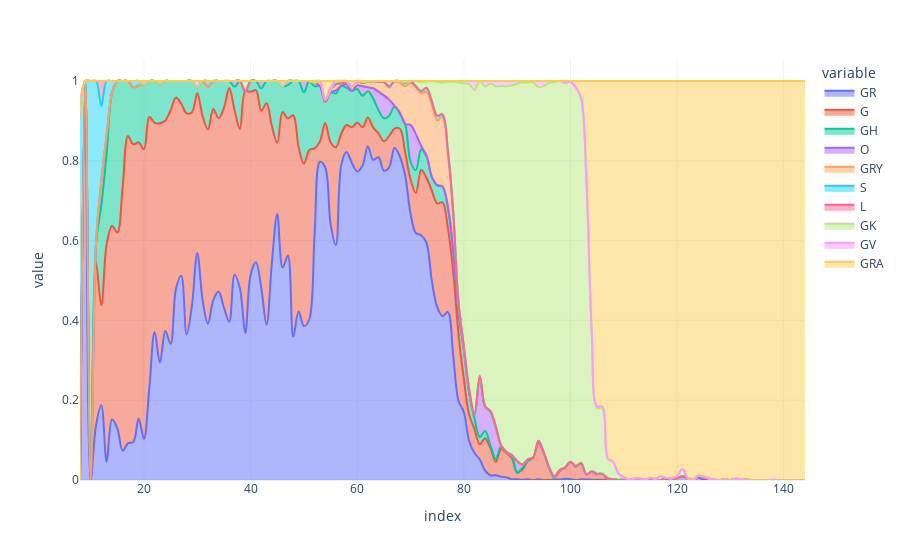

Here is the notebook cell this chart was saved with:
### Markdown cell above
100 Percent Stacked Area Chart from clade counts

### Code cell
fig = px.area(
    clado.divide(
        clado.sum(axis=1), 
        axis=0),
    line_shape="spline",
    template="plotly_white"
    )
fig.show()

### Figure 1 — Plotly figure (JSON) as saved in the notebook; plotly's stock layout.template omitted (floating-point values rounded to 4 significant figures; data arrays with more than 128 entries replaced by an {"elided": "..."} marker saying what was removed)
{"data": [{"hovertemplate": "variable=GR<br>index=%{x}<br>value=%{y}<extra></extra>", "legendgroup": "GR", "line": {"color": "#636efa", "shape": "spline"}, "marker": {"symbol": "circle"}, "mode": "lines", "name": "GR", "orientation": "v", "showlegend": true, "stackgroup": "1", "type": "scatter", "x": {"elided": "137 int values"}, "xaxis": "x", "y": {"elided": "137 float values"}, "yaxis": "y"}, {"hovertemplate": "variable=G<br>index=%{x}<br>value=%{y}<extra></extra>", "legendgroup": "G", "line": {"color": "#EF553B", "shape": "spline"}, "marker": {"symbol": "circle"}, "mode": "lines", "name": "G", "orientation": "v", "showlegend": true, "stackgroup": "1", "type": "scatter", "x": {"elided": "137 int values"}, "xaxis": "x", "y": {"elided": "137 float values"}, "yaxis": "y"}, {"hovertemplate": "variable=GH<br>index=%{x}<br>value=%{y}<extra></extra>", "legendgroup": "GH", "line": {"color": "#00cc96", "shape": "spline"}, "marker": {"symbol": "circle"}, "mode": "lines", "name": "GH", "orientation": "v", "showlegend": true, "stackgroup": "1", "type": "scatter", "x": {"elided": "137 int values"}, "xaxis": "x", "y": {"elided": "137 float values"}, "yaxis": "y"}, {"hovertemplate": "variable=O<br>index=%{x}<br>value=%{y}<extra></extra>", "legendgroup": "O", "line": {"color": "#ab63fa", "shape": "spline"}, "marker": {"symbol": "circle"}, "mode": "lines", "name": "O", "orientation": "v", "showlegend": true, "stackgroup": "1", "type": "scatter", "x": {"elided": "137 int values"}, "xaxis": "x", "y": {"elided": "137 float values"}, "yaxis": "y"}, {"hovertemplate": "variable=GRY<br>index=%{x}<br>value=%{y}<extra></extra>", "legendgroup": "GRY", "line": {"color": "#FFA15A", "shape": "spline"}, "marker": {"symbol": "circle"}, "mode": "lines", "name": "GRY", "orientation": "v", "showlegend": true, "stackgroup": "1", "type": "scatter", "x": {"elided": "137 int values"}, "xaxis": "x", "y": {"elided": "137 float values"}, "yaxis": "y"}, {"hovertemplate": "variable=S<br>index=%{x}<br>value=%{y}<extra></extra>", "legendgroup": "S", "line": {"color": "#19d3f3", "shape": "spline"}, "marker": {"symbol": "circle"}, "mode": "lines", "name": "S", "orientation": "v", "showlegend": true, "stackgroup": "1", "type": "scatter", "x": {"elided": "137 int values"}, "xaxis": "x", "y": {"elided": "137 float values"}, "yaxis": "y"}, {"hovertemplate": "variable=L<br>index=%{x}<br>value=%{y}<extra></extra>", "legendgroup": "L", "line": {"color": "#FF6692", "shape": "spline"}, "marker": {"symbol": "circle"}, "mode": "lines", "name": "L", "orientation": "v", "showlegend": true, "stackgroup": "1", "type": "scatter", "x": {"elided": "137 int values"}, "xaxis": "x", "y": {"elided": "137 float values"}, "yaxis": "y"}, {"hovertemplate": "variable=GK<br>index=%{x}<br>value=%{y}<extra></extra>", "legendgroup": "GK", "line": {"color": "#B6E880", "shape": "spline"}, "marker": {"symbol": "circle"}, "mode": "lines", "name": "GK", "orientation": "v", "showlegend": true, "stackgroup": "1", "type": "scatter", "x": {"elided": "137 int values"}, "xaxis": "x", "y": {"elided": "137 float values"}, "yaxis": "y"}, {"hovertemplate": "variable=GV<br>index=%{x}<br>value=%{y}<extra></extra>", "legendgroup": "GV", "line": {"color": "#FF97FF", "shape": "spline"}, "marker": {"symbol": "circle"}, "mode": "lines", "name": "GV", "orientation": "v", "showlegend": true, "stackgroup": "1", "type": "scatter", "x": {"elided": "137 int values"}, "xaxis": "x", "y": {"elided": "137 float values"}, "yaxis": "y"}, {"hovertemplate": "variable=GRA<br>index=%{x}<br>value=%{y}<extra></extra>", "legendgroup": "GRA", "line": {"color": "#FECB52", "shape": "spline"}, "marker": {"symbol": "circle"}, "mode": "lines", "name": "GRA", "orientation": "v", "showlegend": true, "stackgroup": "1", "type": "scatter", "x": {"elided": "137 int values"}, "xaxis": "x", "y": {"elided": "137 float values"}, "yaxis": "y"}], "layout": {"legend": {"title": {"text": "variable"}, "tracegroupgap": 0}, "margin": {"t": 60}, "xaxis": {"anchor": "y", "domain": [0, 1], "title": {"text": "index"}}, "yaxis": {"anchor": "x", "domain": [0, 1], "title": {"text": "value"}}}}
